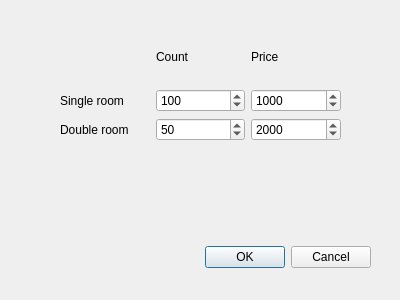
<?xml version="1.0" encoding="UTF-8"?>
<ui version="4.0">
 <class>SettingOtel</class>
 <widget class="QDialog" name="SettingOtel">
  <property name="geometry">
   <rect>
    <x>0</x>
    <y>0</y>
    <width>400</width>
    <height>300</height>
   </rect>
  </property>
  <property name="windowTitle">
   <string>Dialog</string>
  </property>
  <widget class="QWidget" name="verticalLayoutWidget">
   <property name="geometry">
    <rect>
     <x>60</x>
     <y>30</y>
     <width>281</width>
     <height>111</height>
    </rect>
   </property>
   <layout class="QVBoxLayout" name="verticalLayout_3">
    <property name="sizeConstraint">
     <enum>QLayout::SetMinimumSize</enum>
    </property>
    <item>
     <layout class="QGridLayout" name="gridLayout">
      <item row="1" column="1">
       <widget class="QSpinBox" name="singleRoomCount">
        <property name="maximum">
         <number>200</number>
        </property>
        <property name="value">
         <number>100</number>
        </property>
       </widget>
      </item>
      <item row="1" column="3">
       <widget class="QSpinBox" name="singleRoomPrice">
        <property name="maximum">
         <number>2000</number>
        </property>
        <property name="singleStep">
         <number>100</number>
        </property>
        <property name="value">
         <number>1000</number>
        </property>
       </widget>
      </item>
      <item row="0" column="3">
       <widget class="QLabel" name="label_4">
        <property name="text">
         <string>Price</string>
        </property>
       </widget>
      </item>
      <item row="2" column="3">
       <widget class="QSpinBox" name="dobleRoomPrice">
        <property name="maximum">
         <number>4000</number>
        </property>
        <property name="singleStep">
         <number>100</number>
        </property>
        <property name="value">
         <number>2000</number>
        </property>
       </widget>
      </item>
      <item row="0" column="1">
       <widget class="QLabel" name="label_3">
        <property name="text">
         <string>Count</string>
        </property>
       </widget>
      </item>
      <item row="2" column="1">
       <widget class="QSpinBox" name="doubleRoomCount">
        <property name="maximum">
         <number>100</number>
        </property>
        <property name="value">
         <number>50</number>
        </property>
       </widget>
      </item>
      <item row="2" column="0">
       <widget class="QLabel" name="label_2">
        <property name="text">
         <string>Double room</string>
        </property>
       </widget>
      </item>
      <item row="1" column="0">
       <widget class="QLabel" name="label">
        <property name="text">
         <string>Single room</string>
        </property>
       </widget>
      </item>
     </layout>
    </item>
   </layout>
  </widget>
  <widget class="QDialogButtonBox" name="buttonBox">
   <property name="geometry">
    <rect>
     <x>30</x>
     <y>240</y>
     <width>341</width>
     <height>34</height>
    </rect>
   </property>
   <property name="orientation">
    <enum>Qt::Horizontal</enum>
   </property>
   <property name="standardButtons">
    <set>QDialogButtonBox::Cancel|QDialogButtonBox::Ok</set>
   </property>
  </widget>
  <zorder>verticalLayoutWidget</zorder>
  <zorder>buttonBox</zorder>
  <zorder></zorder>
 </widget>
 <resources/>
 <connections/>
</ui>
